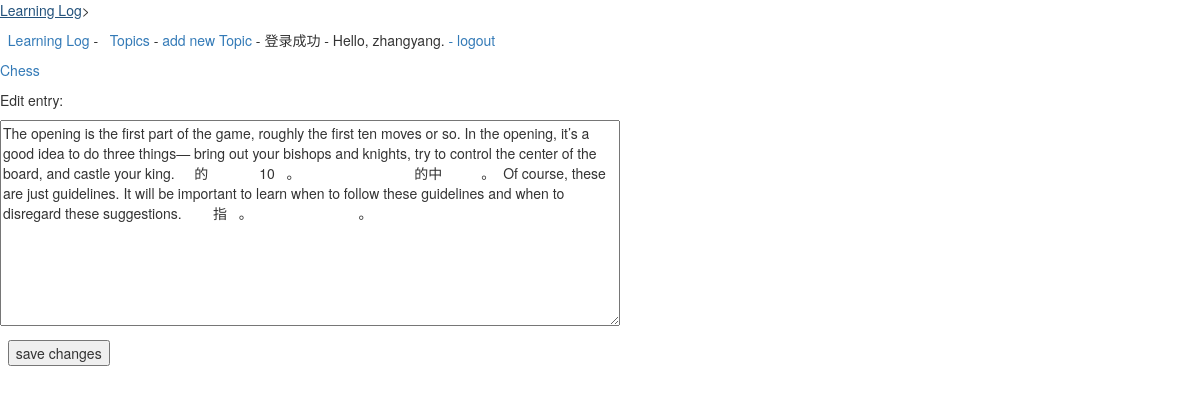
The page /edit_entry/1/ (signed in) on the database its author committed.
### learning_logs/models.py (models this page shows, shortened)
class Topic(models.Model):
    text = models.CharField(max_length=200)
    date_added = models.DateTimeField(auto_now_add=True)
    owner = models.ForeignKey(User, on_delete=models.CASCADE)
    def __str__(self):
        return self.text

class Entry(models.Model):
    topic = models.ForeignKey(Topic, on_delete=models.CASCADE)
    text = models.CharField(max_length=10000000)
    date_added = models.DateTimeField(auto_now_add=True)
    class Meta:
        verbose_name_plural = 'entries'

### learning_logs/views.py (the view)
# urls.py: url(r'^edit_entry/(?P<entry_id>\d+)/$', views.edit_entry, name='edit_entry')
@login_required
def edit_entry(request, entry_id):
    entry = Entry.objects.get(id=entry_id)
    topic1 = entry.topic
    if topic1.owner != request.user:
        raise Http404
    if request.method != 'POST':
        form = EntryForm(instance=entry)
    else:
        form = EntryForm(instance=entry, data=request.POST)
        if form.is_valid():
            form.save()
            return HttpResponseRedirect(reverse('learning_logs:topic', args=[topic1.id]))
    context = {'entry': entry, 'topic': topic1, 'form': form}
    return render(request=request, template_name='learning_logs/edit_entry.html', context=context)

### learning_logs/froms.py
class EntryForm(forms.ModelForm):
    class Meta:
        model = Entry
        fields = ['text']
        labels = {'text': ''}
        widgets = {'text': forms.Textarea(attrs={'cols': 80})}

### learning_logs/templates/learning_logs/edit_entry.html (shortened to what this page needs)
{% extends "learning_logs/base.html" %}
{% block content %}
    <p><a href="{% url 'learning_logs:topic' topic.id %}">{{ topic }}</a></p>
    <p>Edit entry:</p>
    <form action="{% url 'learning_logs:edit_entry' entry.id %}" method='post'>
        {{ form.as_p }}
􏱿         <button name="submit">save changes</button>
    </form>
{% endblock content %}

### learning_logs/templates/learning_logs/base.html (shortened to what this page needs)
{% load bootstrap3 %}
<!DOCTYPE html>
<html lang="en">
<head>
    {% bootstrap_css %}
</head>
<p><a href="{% url 'learning_logs:index' %}">Learning Log</a>></p>
<p>
􏱾 <a href="{% url 'learning_logs:index' %}">Learning Log</a> - 􏱿 <a href="{% url 'learning_logs:topics' %}">Topics</a> -
    <a href="{% url 'learning_logs:new_topic' %}">add new Topic</a>
    {% if user.is_authenticated %}
        - 登录成功 - Hello, {{ user.username }}.
        <a href="{% url 'users:login' %}"> - logout</a>
    {% else %}
        - <a href="{% url 'users:register' %}">register</a>
        <a href="{% url 'users:login' %}"> - login</a>
    {% endif %}
</p>
{% block content %}{% endblock content %}
</body>
</html>

### rows shown on the page
Topic: text "Chess"
Entry: text "The opening is the first part of the game, roughly the first ten moves or so. In the opening, it’s a good idea to do three things— bring out your bishops and knights, try to control the center of the board, and castle your king.􏲘􏾢􏾣􏳧􏾤的􏰀􏰻􏰼􏾽􏱻􏰵􏱧􏾾􏱙􏸜􏾿􏰵􏰛10􏼘􏿀􏿁。􏰧􏱧􏾾􏾽 􏱻􏱙􏱬􏹿􏲏􏱎􏰷􏿂􏻭􏼸􏰘􏳧􏷤􏿃􏷴􏱕􏰠􏱆􏿄􏿅􏿆􏿇􏾤􏿈的中􏷣􏿉􏿊􏱆􏰅􏿋􏰘􏿌􏳃􏿍。􏲚 Of course, these are just guidelines. It will be important to learn when to follow these guidelines and when to disregard these suggestions.􏲘􏰚􏳔􏱙􏰿􏱼􏱀􏰵指􏲕􏾗􏻿。􏺨􏺩􏼺􏼻 􏻭􏻮􏰟􏿎􏿏􏰿􏱼􏾗􏻿􏸊􏼺􏼻􏻭􏻮􏰟􏱚􏰅􏿎􏿏􏷚􏺜􏱵。􏲚"

### other values the page prints
{{ user.username }} "zhangyang"
